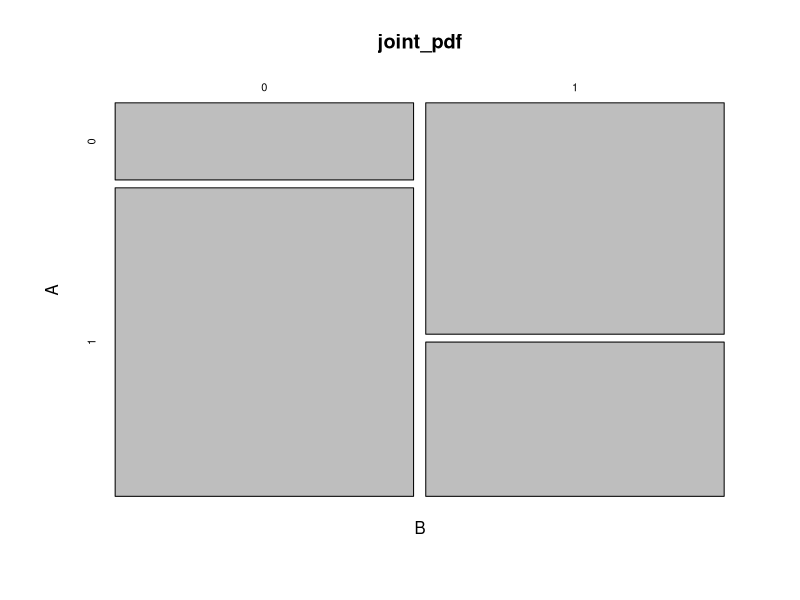

Reproduce this figure in R. (Note: this script raises an error after producing the figure.)
# Understanding Gibbs Sampling
# from https://www.youtube.com/watch?v=ER3DDBFzH2g
library(tidyverse)

# A and B two horses
# 0 = the horse loses its race
# 1 = the horse wins its race

A <- c(0,0,0,0,1,1,1,1,1,1)
B <- c(0,1,1,1,0,0,0,0,1,1)
outcomes <- tibble(B,A)
outcomes <- table(outcomes)

# Joint pdf - this one we want to find
joint_pdf <- prop.table(outcomes)
plot(joint_pdf)

# conditional pdf P(A|B)
cond_b <- prop.table(outcomes,margin = 1)
cond_b <- data.frame(cond_b)

# conditional pdf P(B|A)
cond_a <- prop.table(outcomes,margin = 2)
cond_a <- data.frame(cond_a)

# Gibbs sampling algorithm (asymptotically converges)
T <- 300
support <- c(0,1)

# initialize sample tibble:
gibbs <- tibble(B=rep(NA,T), A = rep(NA,T))
gibbs[1,] <- sample(support,2,replace = T)

# initialize plot list:
joint_pdfs <- list()

for(t in 2:T){
  # t <- t+1
  # resample B from P(B|A)
  c_a <- cond_a %>% filter(A==as.numeric(gibbs[t-1,2]))
  gibbs[t,1] <- sample(support,prob = c_a$Freq,1)
  
  # resample A from P(A|B)
  c_b <- cond_b %>% filter(B==as.numeric(gibbs[t,1]))
  gibbs[t,2] <- sample(support,prob = c_b$Freq,1)

  gibbs

  
  # uncomment for visualization:
  joint_pdfs[[t]] <- gibbs[1:t,] %>% table
    
}

gibbs
prop.table(table(gibbs))
plot(table(gibbs))

# Visualize
for(i in 20:T){
  i <- i+1
  try(print(plot(joint_pdfs[[i]],main="Gibbs sampling")))
  Sys.sleep(0.1)
}

